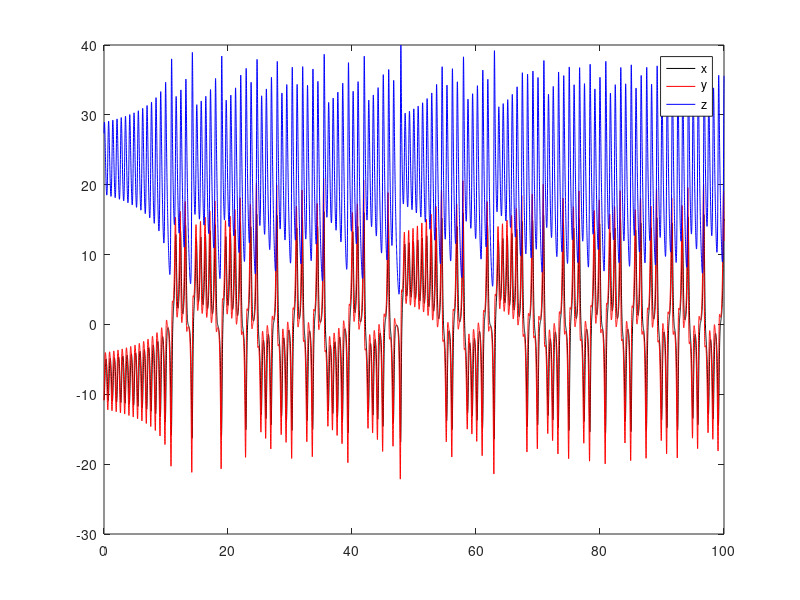
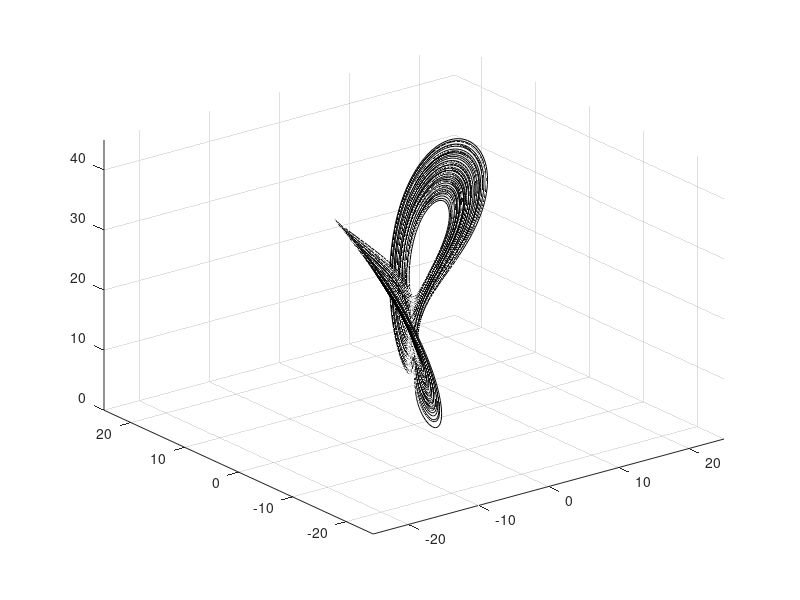
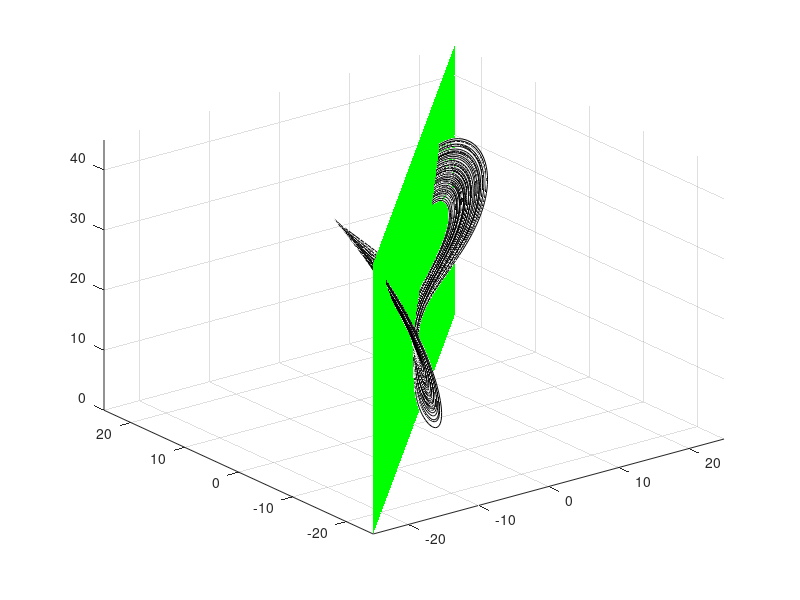

MATLAB code for these plots, in order: (Note: this script raises an error after producing the figures.)
function lorenz

a = 10.;        % 10
b = 25;         % 50
c = 8./3;       % 8/3

y0 = [20 1 1];
%y0 = [12.8 10.955 53.455];
%y0 = [-4.3426   -9.3985 21.389];

tspan = [0 20];
[t,yy] = ode45(@f5,tspan,y0);
[sz,~] = size(yy);

y0 = yy(sz,:);
tspan = [0 100];

options = odeset('OutputFcn',@odephas3);
% options = odeset('OutputFcn',@odeplot);
options = odeset('RelTol',1e-5);

[t,y] = ode45(@f5,tspan,y0,options);

figure(2)
colormap(jet)
plot(t,y(:,1),'k',t,y(:,2),'r',t,y(:,3),'b')
legend('x','y','z')

figure(19)
colormap(jet)
plot3(y(:,1),y(:,2),y(:,3),'k')
set(gcf,'Color','white')
axis([-25 25 -25 25 0 45])
grid on

figure(20)
colormap(jet)
plot3(y(:,1),y(:,2),y(:,3),'k')
set(gcf,'Color','white')
axis([-25 25 -25 25 0 45])
grid on
patch([-25 -25 25 25],[-25 -25 25 25],[0 45 45 0],'green','EdgeColor','none')
alpha 0.1
hold on
xm = -25:25;
ym = -25:25;
zm = xm'*ym/c;
surf(xm,ym,zm,'FaceColor','red','LineStyle','none'); alpha 0.1;
zn = b - ym'*(1./(xm + 0));
surf(xm,ym,zn,'FaceColor','blue','LineStyle','none'); alpha 0.1;
hold off

figure(21)
set(gcf,'Color','white')
axis([-25 25 -25 25 0 45])
grid on
patch([-25 -25 25 25],[-25 -25 25 25],[0 45 45 0],'green','EdgeColor','none')
alpha 0.1
hold on
surf(xm,ym,zm,'FaceColor','red','LineStyle','none'); alpha 0.1;

figure(22)
set(gcf,'Color','white')
axis([-25 25 -25 25 0 45])
grid on
patch([-25 -25 25 25],[-25 -25 25 25],[0 45 45 0],'green','EdgeColor','none')
alpha 0.1
hold on
surf(xm,ym,zn,'FaceColor','blue','LineStyle','none'); alpha 0.1;
hold off

figure(23)
set(gcf,'Color','white')
surf(xm,ym,zm,'FaceColor','red','LineStyle','none'); alpha 0.1;
hold on
surf(xm,ym,zn,'FaceColor','blue','LineStyle','none'); alpha 0.1;
hold off

figure(3)
plot(y(:,1),y(:,2))
xlabel('x-value')
ylabel('y-value')

figure(4)
plot(y(:,1),y(:,3))
xlabel('x-value')
ylabel('z-value')

figure(5)
plot(y(:,2),y(:,3))
xlabel('y-value')
ylabel('z-value')

u = sqrt(y(:,1).^2 + y(:,2).^2);
z = y(:,3);

figure(6)
plot(u,z)
xlabel('u-value')
ylabel('z-value')
title('Phase View')

xp = u - 18;
yp = z - 52;

theta = atan2(yp,xp);
signal = sin(theta);

figure(7)
plot(signal,'LineWidth',2)


PowS = 1;
% Power Spectrum
if PowS == 1        % Turn this off by setting PowS = 0
    [st dum] = size(t);
    tshort = t(400:st,1);
    %yshort = y(400:st,1);
    yshort = u(400:st,1);
    [st dum] = size(tshort);
    dt = (max(tshort)-min(tshort))/st;
    df = 1/st/dt;
    fmax = 1/dt;
    freq = df:df:fmax;

    yf = yshort(:,1);
    F = fft(yf);
    Pow = F.*conj(F);

    mid = round(st/4);
    figure(8)
    semilogx(freq(2:mid),Pow(2:mid))
    title('Power Spectrum')
    xlabel('Frequency (Hz)')
    

    [Pmax I] = max(Pow);
    f0 = freq(I)
    T0 = 1/f0
%     T0nat = 2*pi/sqrt(w02)
end




d = y(:,1);
e = y(:,2);
f = y(:,3);
Printfile4('lout',t',d',e',f')


    function yd = f5(t,y)

        yp(1) = a*(y(2) - y(1));
        yp(2) = y(1)*(b - y(3)) - y(2);
        yp(3) = y(1)*y(2) - c*y(3);

        yd = [yp(1);yp(2);yp(3)];

    end     % end f5


end % end ltest

